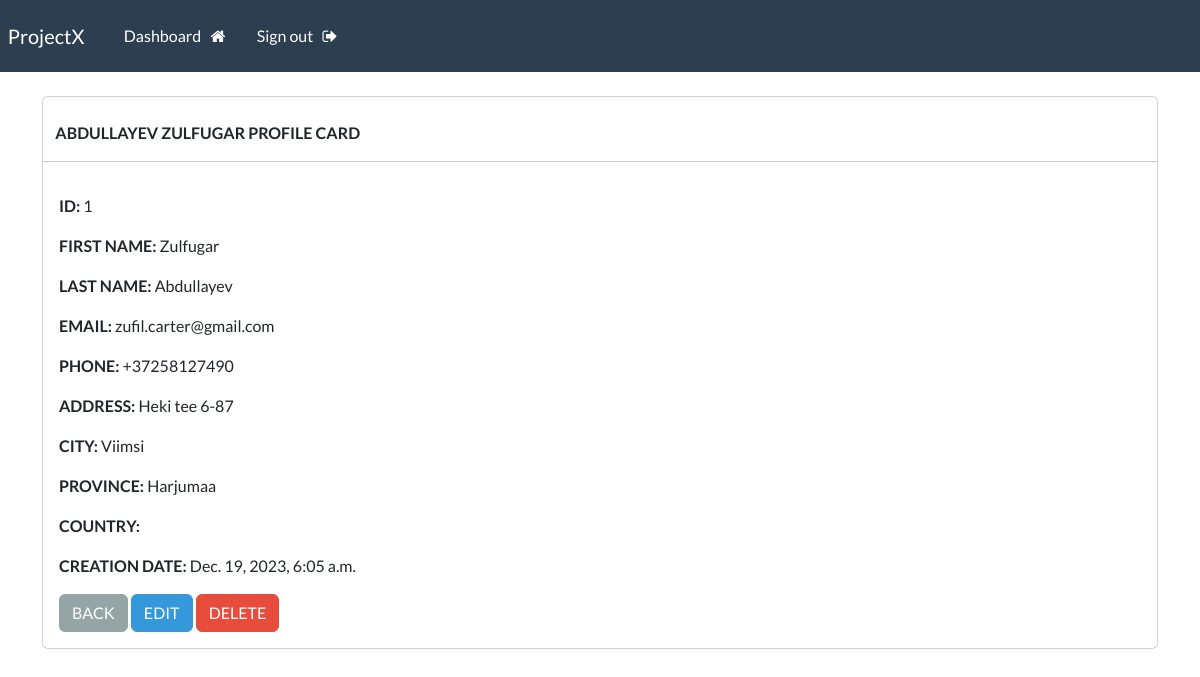
The page /record/1 (signed in) on the database its author committed.
### webapp/models.py (models this page shows, shortened)
class Record(models.Model):
    creation_date = models.DateTimeField(auto_now_add=True)
    first_name = models.CharField(max_length=100)
    last_name = models.CharField(max_length=100)
    email = models.CharField(max_length=255)
    phone = models.CharField(max_length=20)
    address = models.CharField(max_length=300)
    city = models.CharField(max_length=255)
    province = models.CharField(max_length=200)
    country = models.CharField(max_length=125)

### webapp/views.py (the view)
# urls.py: path("record/<int:pk>", views.record, name="record"),
@login_required(login_url='my-login')
def record(request, pk):
    all_records = Record.objects.get(id=pk)
    context = {"record": all_records}
    return render(request, 'webapp/view-record.html', context=context)

### webapp/templates/webapp/view-record.html (shortened to what this page needs)
{% extends 'webapp/base.html' %}
{% block content %}
    <body>
        <br>
        <main class="card">
            <strong>
                <br>
                {{record.last_name|upper}}
                {{record.first_name|upper}}
                PROFILE CARD
            </strong>
            <hr>
            <article class="card-body">
                <p><strong>ID: </strong>{{record.id}}</p>
                <p><strong>FIRST NAME: </strong>{{record.first_name}}</p>
                <p><strong>LAST NAME: </strong>{{record.last_name}}</p>
                <p><strong>EMAIL: </strong>{{record.email}}</p>
                <p><strong>PHONE: </strong>{{record.phone}}</p>
                <p><strong>ADDRESS: </strong>{{record.address}}</p>
                <p><strong>CITY: </strong>{{record.city}}</p>
                <p><strong>PROVINCE: </strong>{{record.province}}</p>
                <p><strong>COUNTRY: </strong>{{record.county}}</p>
                <p><strong>CREATION DATE: </strong>{{record.creation_date}}</p>
                <a class="btn btn-secondary" href="{% url 'dashboard' %}">BACK</a>
                <a class="btn btn-info" href="{% url 'update-record' record.id %}">EDIT</a>
                <a class="btn btn-danger" href="{% url 'delete-record' record.id %}">DELETE</a>
            </article>
        </main>
    </body>
{% endblock %}

### rows shown on the page
Record: last_name "ABDULLAYEV", first_name "ZULFUGAR", id "1", first_name "Zulfugar", last_name "Abdullayev", email "zufil.carter@gmail.com", phone "+37258127490", address "Heki tee 6-87", city "Viimsi", province "Harjumaa", creation_date "Dec. 19, 2023, 6:05 a.m."
